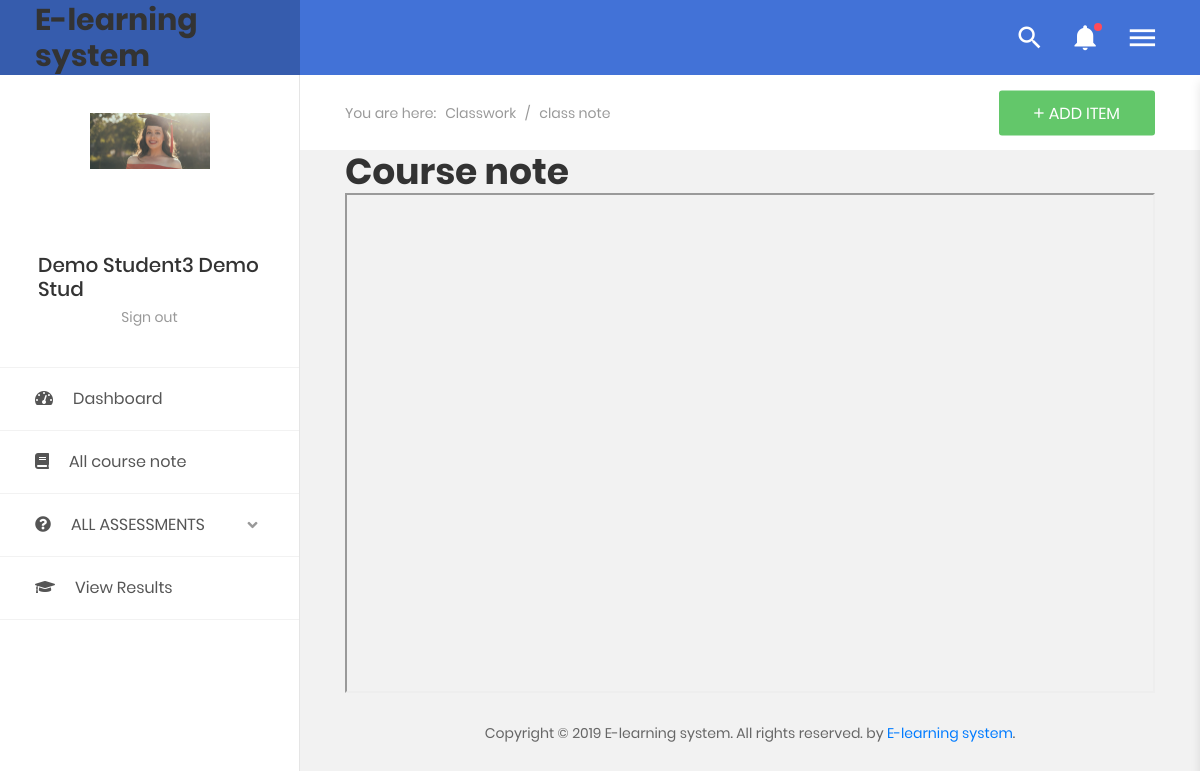
Page /student/viewnote.php?id=1 (signed in) on the committed database.
### tables this page shows
CREATE TABLE `student` (
  `stdid` int(10) NOT NULL,
  `firstname` varchar(20) DEFAULT NULL,
  `middlename` varchar(20) DEFAULT NULL,
  `lastname` varchar(20) DEFAULT NULL,
  `email` varchar(100) DEFAULT NULL,
  `password` varchar(10) DEFAULT 'student',
  `course` varchar(100) DEFAULT NULL,
  `image` varchar(200) DEFAULT NULL,
  `phone` varchar(10) DEFAULT NULL,
  `admissiondate` timestamp(5) NOT NULL DEFAULT CURRENT_TIMESTAMP(5) ON UPDATE CURRENT_TIMESTAMP(5),
  `ans` varchar(200) NOT NULL,
  `results` varchar(200) NOT NULL
);

CREATE TABLE `qns` (
  `id` int(200) NOT NULL,
  `upload_date` varchar(200) NOT NULL,
  `s_date` varchar(200) NOT NULL,
  `questions` varchar(200) NOT NULL,
  `type` varchar(100) DEFAULT NULL,
  `coursename` varchar(100) DEFAULT NULL
);

### student/viewnote.php (the view, shortened to what this page needs)
<?php include('includes/header.php')?>
<?php include('includes/navbar.php')?>
<?php
$id=$_GET['id'];
                    $ret="SELECT * FROM qns WHERE id= ?";
                     $stmt= $conn->prepare($ret) ;
                     $stmt->bind_param('i',$id);
                     $stmt->execute() ;
                     $res=$stmt->get_result();
                     while($row=$res->fetch_object())
                           {
                               ?>
                                 <section class="au-breadcrumb m-t-75">
                <div class="section__content section__content--p30">
                    <div class="container-fluid">
                        <div class="row">
                            <div class="col-md-12">
                                <div class="au-breadcrumb-content">
                                    <div class="au-breadcrumb-left">
                                        <span class="au-breadcrumb-span">You are here:</span>
                                        <ul class="list-unstyled list-inline au-breadcrumb__list">
                                            <li class="list-inline-item active">
                                                <a href="#">Classwork</a>
                                            </li>
                                            <li class="list-inline-item seprate">
                                                <span>/</span>
                                            </li>
                                            <li class="list-inline-item">class note</li>
                                        </ul>
                                    </div>
                                    <button class="au-btn au-btn-icon au-btn--green">
                                        <i class="zmdi zmdi-plus"></i>add item</button>
                                </div>
                            </div>
                        </div>
                    </div>
                </div>
            </section>
            <div class="section__content section__content--p30">
                    <div class="container-fluid">
                    <h1>Course note</h1>
    <iframe src="../questions/<?php echo $row->questions;?>" width="100%" height="500px">
    </iframe>
                   </div>
                   </div>
                                 <?php include('includes/footer.php')?>
                           <?php } ?>

### student/includes/navbar.php (shortened to what this page needs)
<?php
                    $ret="SELECT * FROM student WHERE stdid= '$_SESSION[stdid]'";
                     $stmt= $conn->prepare($ret) ;
                     $stmt->execute() ;
                     $res=$stmt->get_result();
                     while($row=$res->fetch_object())
                           {
                               ?>
<body class="animsition">
    <div class="page-wrapper">
        <aside class="menu-sidebar2">
            <div class="logo">
                <a href="#">
                    <h2>E-learning system</h2>
                </a>
            </div>
            <div class="menu-sidebar2__content js-scrollbar1">
                <div class="account2">
                    <div class="image img-rect img-120">
                        <img src="../../E-learning/Admin/img/profile_pic/<?php echo $row->image;?>" alt="John Doe" />
                    </div>
                    <h4 class="name"> <?php echo $row->firstname;?> <?php echo $row->lastname;?></h4>
                    <a href="../index.php">Sign out</a>
                </div>
                <nav class="navbar-sidebar2">
                    <ul class="list-unstyled navbar__list">
                        <li>
                            <a href="index.php">
                                <i class="fas fa-tachometer-alt"></i>Dashboard</a>
                        </li>
                        <li>
                            <a href="viewallnote.php">
                                <i class="fas fa-book"></i>All course note</a>
                        </li>
                        <ul class="list-unstyled navbar__list">
                        <li class="has-sub">
                            <a class="js-arrow" href="#">
                                <i class="fas fa-question-circle "></i>ALL ASSESSMENTS
                                <span class="arrow">
                                    <i class="fas fa-angle-down"></i>
                                </span>
                            </a>
                        </li>
                        <li>
                            <a href="results.php">
                                <i class="fas fa-graduation-cap"></i>View Results</a>
                        </li>
                            </ul>
                    </ul>
                </nav>
            </div>
        </aside>
           <div class="page-container2">
            <header class="header-desktop2">
                <div class="section__content section__content--p30">
                    <div class="container-fluid">
                        <div class="header-wrap2">
                            <div class="header-button2">
                                <div class="header-button-item js-item-menu">
                                    <i class="zmdi zmdi-search"></i>
                                </div>
                                <div class="header-button-item has-noti js-item-menu">
                                    <i class="zmdi zmdi-notifications"></i>
                                </div>
                                <div class="header-button-item mr-0 js-sidebar-btn">
                                    <i class="zmdi zmdi-menu"></i>
                                </div>
                        </div>
                    </div>
                </div>
            </header>
                           <?php } ?>

### student/includes/footer.php (shortened to what this page needs)
  <section>
                <div class="container-fluid">
                    <div class="row">
                        <div class="col-md-12">
                            <div class="copyright">
                                <p>Copyright © 2019 E-learning system. All rights reserved. by <a href="">E-learning system</a>.</p>
                            </div>
                        </div>
                    </div>
                </div>
            </section>
        </div>
    </div>
</body>
</html>

### rows in the picture
student: image (picture), firstname "Demo Student3", lastname "Demo Stud"
